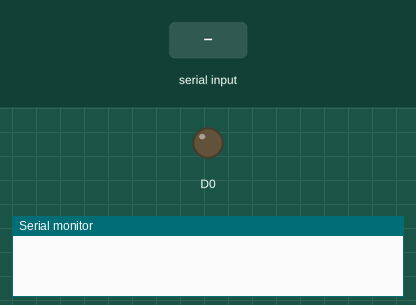
Recording of a sketch running on a simulated ESP8266 (NodeMCU). On the bench: output pins drawn as LEDs (lit = HIGH), the last lines printed to the serial monitor. The inputs (shaded band) are chosen by the test bench.

Above: at 1.2 s.
1.3 s: "1\n" received over Serial
At 2.1 s:
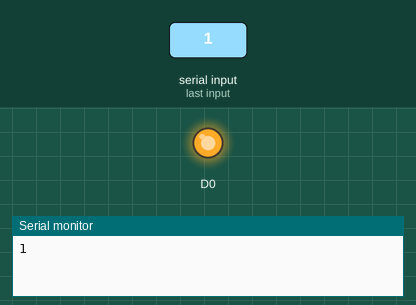
2.8 s: "0\n" received over Serial
At 3.3 s:
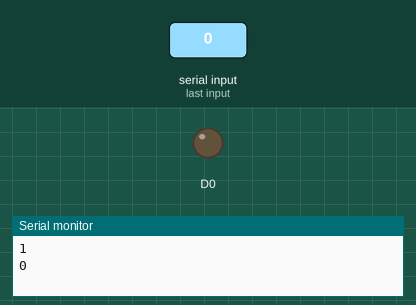
Timing chart, 0 to 5.8 s (numbered marks = the images above; inputs shaded):
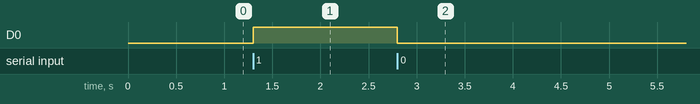

The sketch:

LEDWithBluetooth.ino
```cpp
char Incoming_value = 0;
void setup()
{
  Serial.begin(9600);
  pinMode(D0, OUTPUT);
}
void loop()
{
  if(Serial.available() > 0)
  {
    Incoming_value = Serial.read();
    Serial.print(Incoming_value);
    Serial.print("\n");
    if(Incoming_value == '1')
      digitalWrite(D0, HIGH);
    else if(Incoming_value == '0')
      digitalWrite(D0, LOW);
  }

}
```

Measured:
- after the input at 1.3 s, D0: LOW → HIGH at once
- after the input at 2.8 s, D0: HIGH → LOW at once
